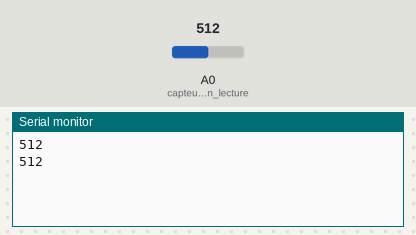
Recording of a sketch running on a simulated Arduino Uno, built with avr-gcc and run on an emulated ATmega328P. Shown: the last lines printed to the serial monitor. The inputs (shaded band) are chosen by the test bench; at power-on: A0 (capteur_en_lecture) = 512.

Above: at 5.8 s.
5.9 s: A0 (capteur_en_lecture) set to 716
At 10.6 s:
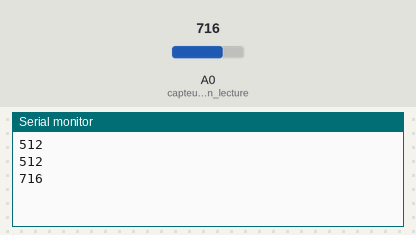
11.9 s: A0 (capteur_en_lecture) set to 900
At 15.6 s:
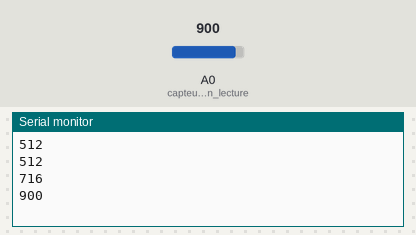
Timing chart, 0 to 17.1 s (numbered marks = the images above; inputs shaded):
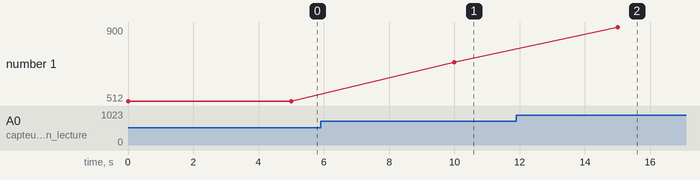

The sketch:

test_valeurs.ino
```cpp
void setup() {
	Serial.begin(115200);
	pinMode(A0, INPUT); 				// capteur en lecture
}


void loop() {
	Serial.println(analogRead(A0)); 	//affichage humidité
	delay(5000); 						// pause de 5 secondes
}
```

Measured:
- after the input at 5.9 s, the serial monitor: prints a new line after 4.1 s (image 1)
- after the input at 11.9 s, the serial monitor: prints a new line after 3.1 s (image 2)
- plotted number 1: 512 → 716 after the input at 5.9 s, 716 → 900 after the input at 11.9 s
